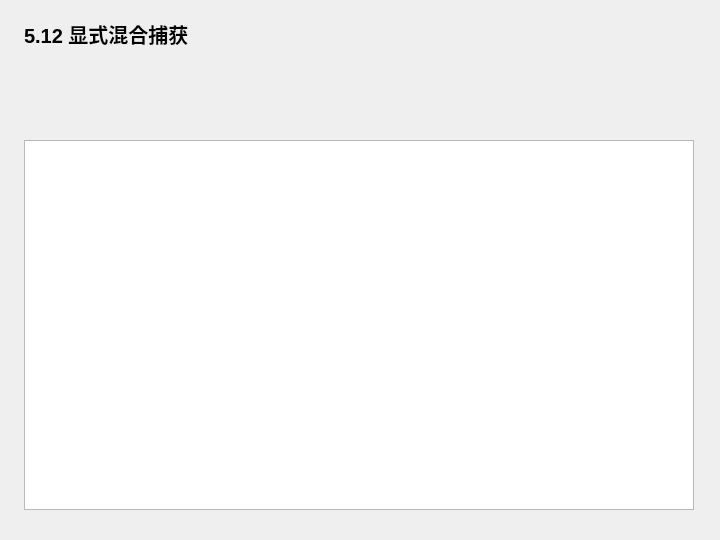
<?xml version="1.0" encoding="UTF-8"?>
<ui version="4.0">
 <class>Widget</class>
 <widget class="QWidget" name="Widget">
  <property name="geometry">
   <rect>
    <x>0</x>
    <y>0</y>
    <width>720</width>
    <height>540</height>
   </rect>
  </property>
  <property name="windowTitle">
   <string>5.12 显式混合捕获</string>
  </property>
  <widget class="QLabel" name="headingLabel">
   <property name="geometry">
    <rect>
     <x>24</x>
     <y>18</y>
     <width>670</width>
     <height>32</height>
    </rect>
   </property>
   <property name="text">
    <string>5.12 显式混合捕获</string>
   </property>
   <property name="font">
    <font>
     <pointsize>15</pointsize>
     <bold>true</bold>
    </font>
   </property>
  </widget>
  <widget class="QPlainTextEdit" name="outputEdit">
   <property name="geometry">
    <rect>
     <x>24</x>
     <y>140</y>
     <width>670</width>
     <height>370</height>
    </rect>
   </property>
   <property name="readOnly">
    <bool>true</bool>
   </property>
  </widget>
 </widget>
 <resources />
 <connections />
</ui>
